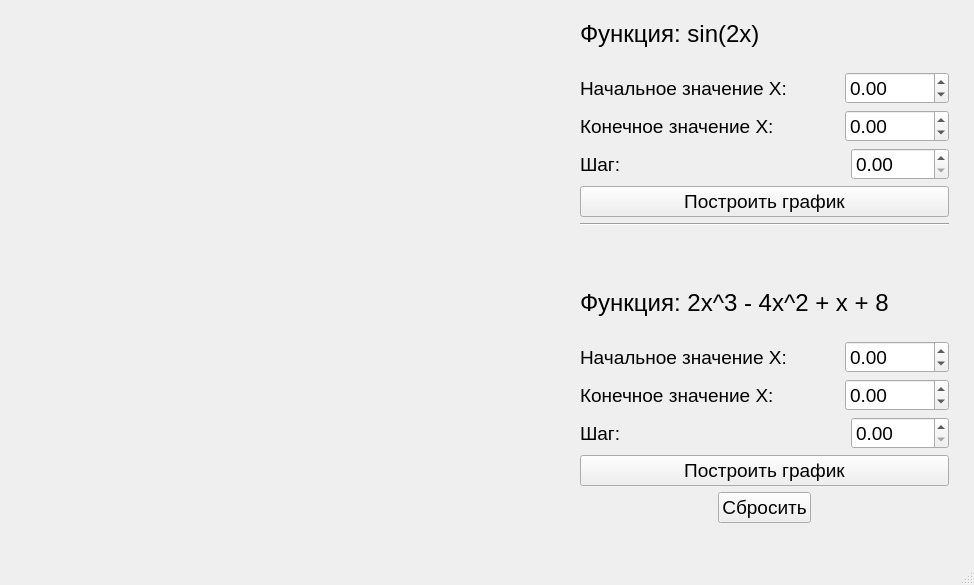
<?xml version="1.0" encoding="UTF-8"?>
<ui version="4.0">
 <class>MainWindow</class>
 <widget class="QMainWindow" name="MainWindow">
  <property name="geometry">
   <rect>
    <x>0</x>
    <y>0</y>
    <width>974</width>
    <height>585</height>
   </rect>
  </property>
  <property name="font">
   <font>
    <pointsize>14</pointsize>
   </font>
  </property>
  <property name="windowTitle">
   <string>MainWindow</string>
  </property>
  <widget class="QWidget" name="centralwidget">
   <widget class="QCustomPlot" name="Graph" native="true">
    <property name="geometry">
     <rect>
      <x>10</x>
      <y>20</y>
      <width>551</width>
      <height>501</height>
     </rect>
    </property>
   </widget>
   <widget class="QWidget" name="">
    <property name="geometry">
     <rect>
      <x>580</x>
      <y>20</y>
      <width>369</width>
      <height>503</height>
     </rect>
    </property>
    <layout class="QVBoxLayout" name="verticalLayout_5">
     <item>
      <layout class="QVBoxLayout" name="verticalLayout_4">
       <item>
        <layout class="QVBoxLayout" name="verticalLayout_3">
         <item>
          <widget class="QLabel" name="FuncName1">
           <property name="font">
            <font>
             <pointsize>18</pointsize>
            </font>
           </property>
           <property name="text">
            <string>Функция: sin(2x)</string>
           </property>
          </widget>
         </item>
         <item>
          <spacer name="verticalSpacer_2">
           <property name="orientation">
            <enum>Qt::Vertical</enum>
           </property>
           <property name="sizeHint" stdset="0">
            <size>
             <width>20</width>
             <height>18</height>
            </size>
           </property>
          </spacer>
         </item>
         <item>
          <layout class="QHBoxLayout" name="horizontalLayout_4">
           <item>
            <widget class="QLabel" name="label">
             <property name="text">
              <string>Начальное значение X:</string>
             </property>
            </widget>
           </item>
           <item>
            <spacer name="horizontalSpacer_7">
             <property name="orientation">
              <enum>Qt::Horizontal</enum>
             </property>
             <property name="sizeHint" stdset="0">
              <size>
               <width>38</width>
               <height>20</height>
              </size>
             </property>
            </spacer>
           </item>
           <item>
            <widget class="QDoubleSpinBox" name="startX1">
             <property name="minimum">
              <double>-1000.000000000000000</double>
             </property>
             <property name="maximum">
              <double>1000.000000000000000</double>
             </property>
            </widget>
           </item>
          </layout>
         </item>
         <item>
          <layout class="QHBoxLayout" name="horizontalLayout_5">
           <item>
            <widget class="QLabel" name="label_2">
             <property name="text">
              <string>Конечное значение X:</string>
             </property>
            </widget>
           </item>
           <item>
            <spacer name="horizontalSpacer_8">
             <property name="orientation">
              <enum>Qt::Horizontal</enum>
             </property>
             <property name="sizeHint" stdset="0">
              <size>
               <width>38</width>
               <height>20</height>
              </size>
             </property>
            </spacer>
           </item>
           <item>
            <widget class="QDoubleSpinBox" name="endX1">
             <property name="minimum">
              <double>-1000.000000000000000</double>
             </property>
             <property name="maximum">
              <double>1000.000000000000000</double>
             </property>
            </widget>
           </item>
          </layout>
         </item>
         <item>
          <layout class="QHBoxLayout" name="horizontalLayout_6">
           <item>
            <widget class="QLabel" name="label_3">
             <property name="text">
              <string>Шаг:</string>
             </property>
            </widget>
           </item>
           <item>
            <spacer name="horizontalSpacer_2">
             <property name="orientation">
              <enum>Qt::Horizontal</enum>
             </property>
             <property name="sizeHint" stdset="0">
              <size>
               <width>108</width>
               <height>20</height>
              </size>
             </property>
            </spacer>
           </item>
           <item>
            <widget class="QDoubleSpinBox" name="step1">
             <property name="minimum">
              <double>0.000000000000000</double>
             </property>
             <property name="maximum">
              <double>1000.000000000000000</double>
             </property>
            </widget>
           </item>
          </layout>
         </item>
         <item>
          <widget class="QPushButton" name="CalcGraph1">
           <property name="text">
            <string>Построить график</string>
           </property>
          </widget>
         </item>
        </layout>
       </item>
       <item>
        <widget class="Line" name="line">
         <property name="orientation">
          <enum>Qt::Horizontal</enum>
         </property>
        </widget>
       </item>
       <item>
        <spacer name="verticalSpacer_3">
         <property name="orientation">
          <enum>Qt::Vertical</enum>
         </property>
         <property name="sizeHint" stdset="0">
          <size>
           <width>20</width>
           <height>40</height>
          </size>
         </property>
        </spacer>
       </item>
       <item>
        <layout class="QVBoxLayout" name="verticalLayout_2">
         <item>
          <widget class="QLabel" name="FuncName1_2">
           <property name="font">
            <font>
             <pointsize>18</pointsize>
            </font>
           </property>
           <property name="text">
            <string>Функция: 2x^3 - 4x^2 + x + 8</string>
           </property>
          </widget>
         </item>
         <item>
          <spacer name="verticalSpacer_4">
           <property name="orientation">
            <enum>Qt::Vertical</enum>
           </property>
           <property name="sizeHint" stdset="0">
            <size>
             <width>20</width>
             <height>18</height>
            </size>
           </property>
          </spacer>
         </item>
         <item>
          <layout class="QVBoxLayout" name="verticalLayout">
           <item>
            <layout class="QHBoxLayout" name="horizontalLayout">
             <item>
              <widget class="QLabel" name="label_6">
               <property name="text">
                <string>Начальное значение X:</string>
               </property>
              </widget>
             </item>
             <item>
              <spacer name="horizontalSpacer_4">
               <property name="orientation">
                <enum>Qt::Horizontal</enum>
               </property>
               <property name="sizeHint" stdset="0">
                <size>
                 <width>38</width>
                 <height>20</height>
                </size>
               </property>
              </spacer>
             </item>
             <item>
              <widget class="QDoubleSpinBox" name="startX2">
               <property name="minimum">
                <double>-1000.000000000000000</double>
               </property>
               <property name="maximum">
                <double>1000.000000000000000</double>
               </property>
              </widget>
             </item>
            </layout>
           </item>
           <item>
            <layout class="QHBoxLayout" name="horizontalLayout_2">
             <item>
              <widget class="QLabel" name="label_5">
               <property name="text">
                <string>Конечное значение X:</string>
               </property>
              </widget>
             </item>
             <item>
              <spacer name="horizontalSpacer_3">
               <property name="orientation">
                <enum>Qt::Horizontal</enum>
               </property>
               <property name="sizeHint" stdset="0">
                <size>
                 <width>38</width>
                 <height>20</height>
                </size>
               </property>
              </spacer>
             </item>
             <item>
              <widget class="QDoubleSpinBox" name="endX2">
               <property name="minimum">
                <double>-1000.000000000000000</double>
               </property>
               <property name="maximum">
                <double>1000.000000000000000</double>
               </property>
              </widget>
             </item>
            </layout>
           </item>
           <item>
            <layout class="QHBoxLayout" name="horizontalLayout_3">
             <item>
              <widget class="QLabel" name="label_4">
               <property name="text">
                <string>Шаг:</string>
               </property>
              </widget>
             </item>
             <item>
              <spacer name="horizontalSpacer">
               <property name="orientation">
                <enum>Qt::Horizontal</enum>
               </property>
               <property name="sizeHint" stdset="0">
                <size>
                 <width>108</width>
                 <height>20</height>
                </size>
               </property>
              </spacer>
             </item>
             <item>
              <widget class="QDoubleSpinBox" name="step2">
               <property name="minimum">
                <double>0.000000000000000</double>
               </property>
               <property name="maximum">
                <double>1000.000000000000000</double>
               </property>
              </widget>
             </item>
            </layout>
           </item>
          </layout>
         </item>
         <item>
          <widget class="QPushButton" name="CalcGraph2">
           <property name="text">
            <string>Построить график</string>
           </property>
          </widget>
         </item>
        </layout>
       </item>
      </layout>
     </item>
     <item>
      <layout class="QHBoxLayout" name="horizontalLayout_7">
       <item>
        <spacer name="horizontalSpacer_5">
         <property name="orientation">
          <enum>Qt::Horizontal</enum>
         </property>
         <property name="sizeHint" stdset="0">
          <size>
           <width>40</width>
           <height>20</height>
          </size>
         </property>
        </spacer>
       </item>
       <item>
        <widget class="QPushButton" name="GraphReset">
         <property name="text">
          <string>Сбросить</string>
         </property>
        </widget>
       </item>
       <item>
        <spacer name="horizontalSpacer_6">
         <property name="orientation">
          <enum>Qt::Horizontal</enum>
         </property>
         <property name="sizeHint" stdset="0">
          <size>
           <width>40</width>
           <height>20</height>
          </size>
         </property>
        </spacer>
       </item>
      </layout>
     </item>
    </layout>
   </widget>
  </widget>
  <widget class="QMenuBar" name="menubar">
   <property name="geometry">
    <rect>
     <x>0</x>
     <y>0</y>
     <width>974</width>
     <height>29</height>
    </rect>
   </property>
  </widget>
  <widget class="QStatusBar" name="statusbar"/>
 </widget>
 <customwidgets>
  <customwidget>
   <class>QCustomPlot</class>
   <extends>QWidget</extends>
   <header location="global">qcustomplot.h</header>
   <container>1</container>
  </customwidget>
 </customwidgets>
 <resources/>
 <connections/>
</ui>
